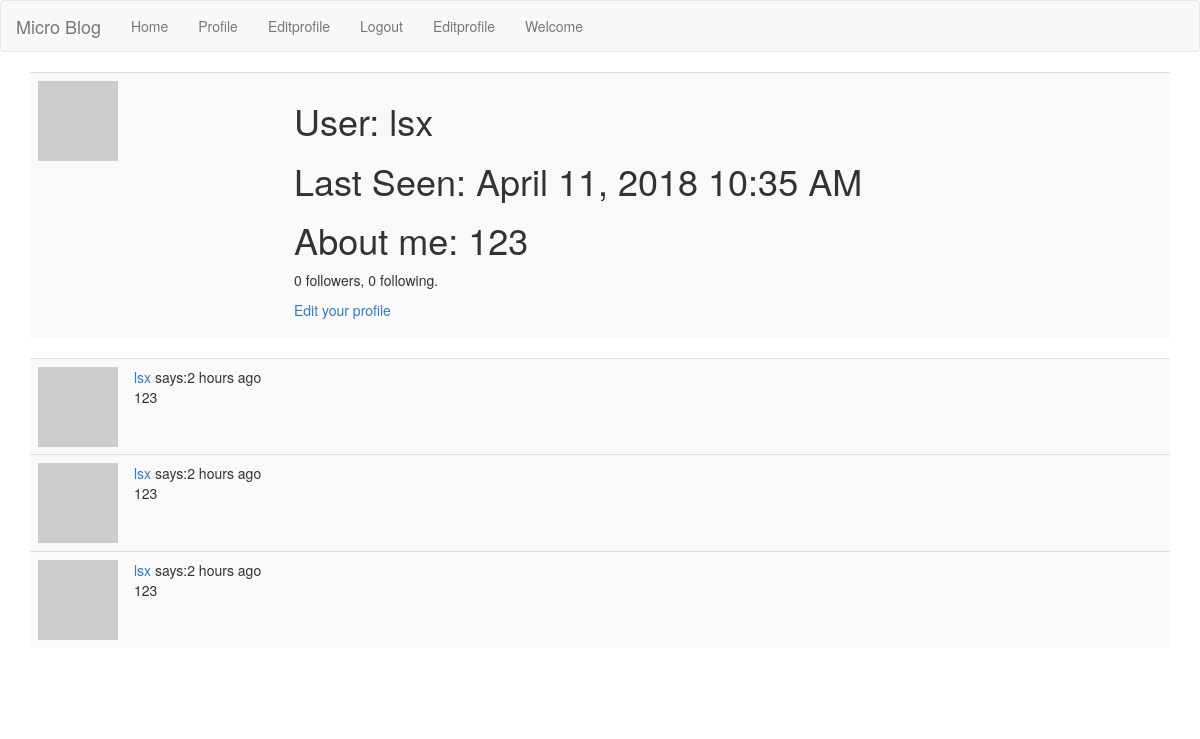
Page /user/lsx (signed in) on the earlier database version.
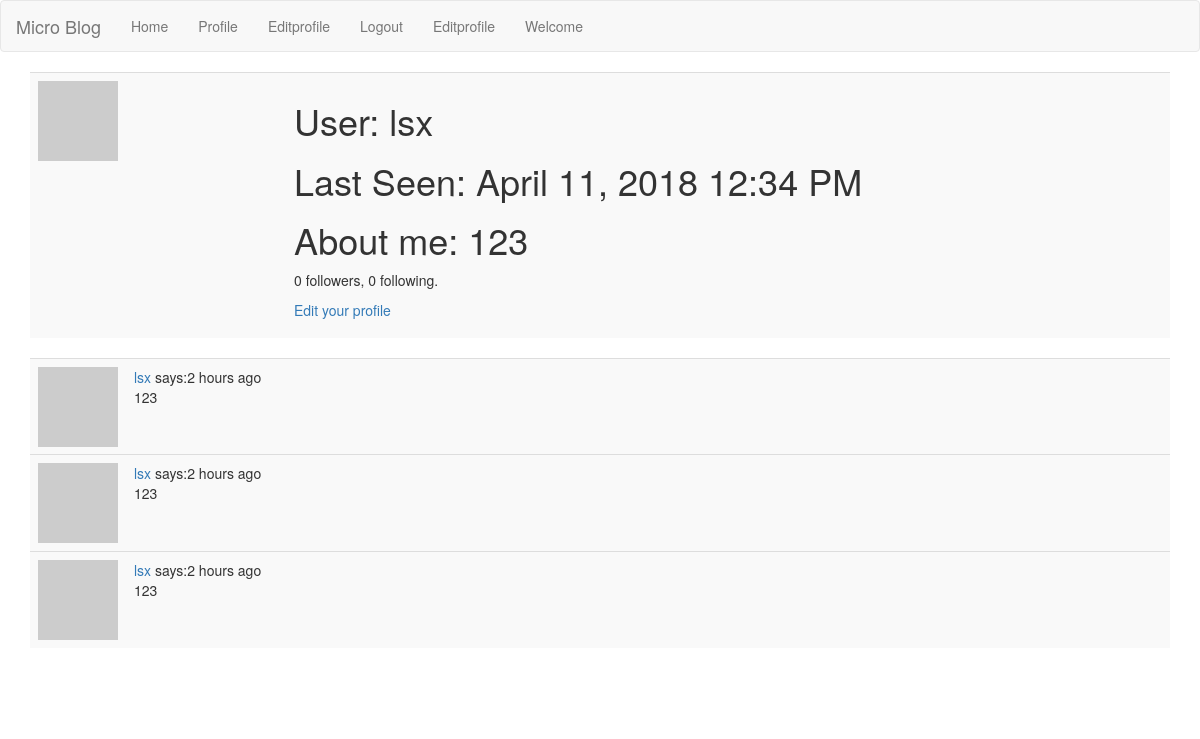
Same page on the later database version.
### app_package/models.py (models this page shows, shortened)
class User(UserMixin,db.Model):
    id = db.Column(db.Integer, primary_key=True)
    username = db.Column(db.String(50), index=True, unique=True)
    email = db.Column(db.String(50), index=True, unique=True)
    password_hash = db.Column(db.String(50), index=True, unique=True)
    aboutme = db.Column(db.String(400))
    last_seen = db.Column(db.DateTime, default=datetime.utcnow)
    posts = db.relationship('Post', backref='author', lazy='dynamic')
    followed = db.relationship("User",secondary=followers,
        primaryjoin=(followers.c.follower_id==id),
        secondaryjoin=(followers.c.followed_id==id),
        backref=db.backref("followers",lazy="dynamic"), lazy='dynamic')
    def avatar(self, size):
        digest = md5(self.email.lower().encode('utf-8')).hexdigest()
        return 'https://www.gravatar.com/avatar/{}?d=identicon&s={}'.format(
            digest, size)
    '''
        判断是否关注
    '''
    '''
       关注用户
    '''
    '''
        取消关注
    '''
    '''
        获取关注用户以及自己的文章，发布时间倒序排列
    '''

class Post(db.Model):
    id = db.Column(db.Integer, primary_key=True)
    body = db.Column(db.String(500))
    timestamp = db.Column(db.DateTime, index=True, default=datetime.utcnow)
    user_id = db.Column(db.Integer, db.ForeignKey('user.id'))

### app_package/route.py (the view)
@app.route("/user/<username>")
def user(username):
    page = request.args.get('page', 1, type=int)
    u = User.query.filter_by(username=username).first_or_404();
    posts = [
        {'author': u, 'body': 'Test post #1'},
        {'author': u, 'body': 'Test post #2'}
    ]
    posts = Post.query.filter_by(user_id=u.id).paginate(page, app.config['POST_PERPAGE'], False)
    next_url = url_for('explore', page=posts.next_num) if posts.has_next else None
    prev_url = url_for('explore', page=posts.prev_num) if posts.has_prev else None
    return render_template("user.html", title="user", posts=posts.items, user=u, prev_url=prev_url, next_url=next_url)

### app_package/models.py (called while the page is built)
@login.user_loader
def get_user(ident):
  return User.query.get(int(ident))

### app_package/route.py (called while the page is built)
@app.before_request
def before_request():
    if current_user.is_authenticated:
        current_user.last_seen = datetime.utcnow()
        db.session.commit()

### app_package/templates/user.html (shortened to what this page needs)
{% extends "base.html" %}
{% block app_content %}
    <table class="table table-striped">
        <tr>
            <td width="256px">
                <img src="{{ user.avatar(128) }}">
            </td>
            <td>
                <h1>User: {{user.username}}</h1>
                {% if user.last_seen %}
                 <h1>Last Seen: {{moment(user.last_seen).format("LLL")}}</h1>
                {% endif %}
                {% if user.aboutme %}
                 <h1>About me: {{user.aboutme}}</h1>
                {% endif %}
                <p>{{ user.followers.count() }} followers, {{ user.followed.count() }} following.</p>
                {% if user == current_user %}
                <p><a href="{{ url_for('edit_profile') }}">Edit your profile</a></p>
                {% elif not current_user.is_following(user) %}
                <p><a href="{{ url_for('follow', username=user.username) }}">Follow</a></p>
                {% else %}
                <p><a href="{{ url_for('unfollow', username=user.username) }}">Unfollow</a></p>
                {% endif %}
            </td>
        </tr>
    </table>
    <table class="table table-striped">
        {% for post in posts %}
            <tr>
                <td width="5px">
                    <img src="{{ user.avatar(128) }}">
                </td>
                <td>
                    <a href="{{ url_for('user', username=post.author.username) }}">
                        {{ post.author.username }}
                    </a>
                    says:{{moment(post.timestamp).fromNow()}}
                    <br>
                        {{ post.body }}
                </td>
            <tr>
        {% endfor %}
    </table>
    <nav aria-label="Page navigation">
    </nav>
{% endblock %}

### app_package/templates/base.html (shortened to what this page needs)
{% extends 'bootstrap/base.html' %}
{% block navbar %}
    <nav class="navbar navbar-default">
      <div class="container-fluid">
        <div class="navbar-header">
          <a class="navbar-brand" href="#">Micro Blog</a>
        </div>
        <div class="collapse navbar-collapse" id="bs-example-navbar-collapse-1">
          <ul class="nav navbar-nav">
            <li><a href="{{url_for('hello')}}">Home</a></li>
            {% if current_user.is_anonymous %}
                <li><a href="{{url_for('login')}}">Login</a></li>
            {% else %}
                <li><a href="{{ url_for('user', username=current_user.username) }}">Profile</a></li>
                <li><a href="{{url_for('edit_profile')}}">Editprofile</a></li>
                <li><a href="{{url_for('logout')}}">Logout</a></li>
            {% endif %}
            <li><a href="{{url_for('explore')}}">Editprofile</a></li>
            <li><a href="/welcome?name=strange">Welcome</a></li>
          </ul>
        </div>
      </div>
    </nav>
{% endblock %}
{% block content %}
    <div class="container">
        {% block app_content %}
        {% endblock %}
    </div>
{% endblock %}

Differences in the rows shown:
changed User "lsx": last_seen "April 11, 2018 10:35 AM" → "April 11, 2018 12:34 PM"
